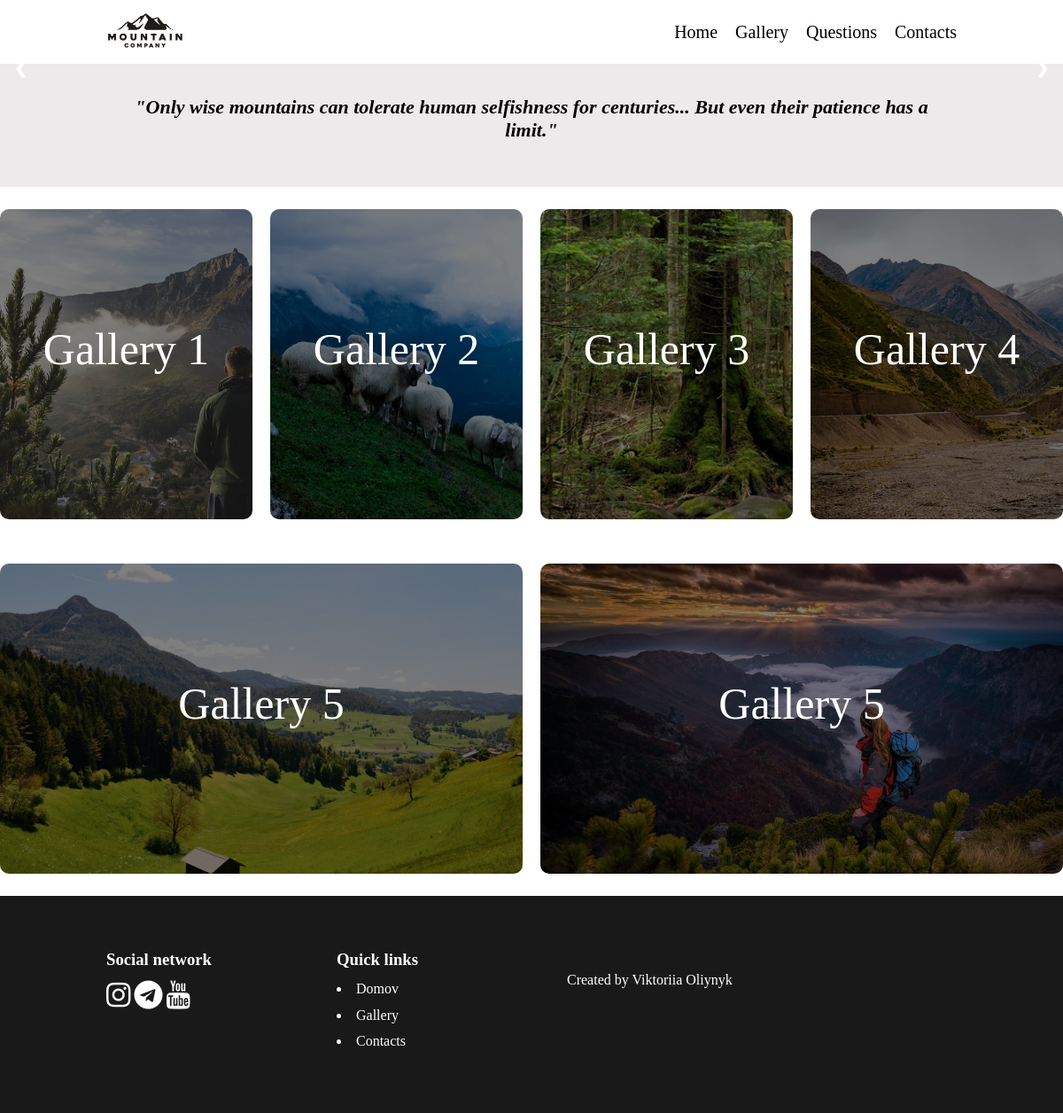
/templates/gallery.php, run on the app's committed database.
### tables this page shows
CREATE TABLE `gallery` (
  `id` int(11) NOT NULL,
  `image` varchar(250) NOT NULL,
  `name` varchar(250) NOT NULL,
  `text` text NOT NULL
);

### _inc/classes/Database.php (called while the page is built, shortened)
<?php
    class Database{
        private $host = 'localhost';
        private $db_name = 'sj_project';
        private $user_name = 'root';
        private $password = '';
        protected function db_connection(): PDO {
            try {
                $connection = new PDO("mysql:host=" . $this->host . ";dbname=" . $this->db_name .
                                      ";charset=utf8",
                                      $this->user_name,
                                      $this->password);
                $connection->setAttribute(PDO::ATTR_ERRMODE, PDO::ERRMODE_WARNING);
                $connection->setAttribute(PDO::ATTR_DEFAULT_FETCH_MODE,PDO::FETCH_OBJ);
                return $connection;
            } catch(PDOException $e) {
                die("Database connection error: " . $e->getMessage());
            }
        }
    }
?>

### _inc/classes/Gallery.php (called while the page is built, shortened)
<?php
    class Gallery extends Database{
        private $db;
        public function __construct(){
            $this->db = $this->db_connection();
        }
        public function select(){
            try{
                $sql = "SELECT * FROM gallery";
                $query =  $this->db->query($sql);
                $gallery = $query->fetchAll();
                return $gallery;
            }catch(PDOException $e){
                echo $e->getMessage();
            }
        }
    }
?>

### templates/gallery.php (the view)
<?php
include_once('partials/header.php');
?>
    <main>
    <?php
          $headings = array("I love peaks as individuals, as equal parts of a larger whole.", "I'm not going to conquer the mountains - they are as much a part of the world as people. Im conquering myself.");
          $img_folder = '../assets/img/carousel/';
          generate_slides($headings, $img_folder);
        ?>
        <section class="container cont">
            <div class="row_text">
              <div class="col-100 text-center">
                  <p class="bottom_text"><strong><em>"Only wise mountains can tolerate human selfishness for centuries... But even their patience has a limit."</em></strong></p>
              </div>
            </div>
        </section>
        <?php
        $gallery_object = new Gallery();
        $gallery = $gallery_object->select();
        for ($i = 0; $i < count($gallery); $i++) {
            $temp_i = $i + 1;
            if ($temp_i % 4 == 1) {
                echo '<div class="row">';
            }
            echo '<div class="col-50 gallery text-white text-center" style="background-image: url(\''.$gallery[$i]->image.'\');">';
            echo '<a href="">'.$gallery[$i]->name.'</a>';
            echo '</div>';
            if ($temp_i % 4 == 0 || $temp_i == count($gallery)) {
                echo '</div>';
            }
        }
        ?>
    </main>
    <?php
    include_once('partials/footer.php')
  ?>

### templates/partials/header.php (shortened to what this page needs)
<?php
    require_once('../_inc/functions.php');
?>
<!DOCTYPE html>
<html lang="en">
<head>
    <?php
       $page_name = basename($_SERVER["SCRIPT_NAME"],'.php');
       $page_object = new Page($page_name);
       $page_object->add_stylesheet();
  ?>
</head>
<body>
    <header class="container main-header">
        <div>
            <a href="home.php">
                <img src="../assets/img/logo.jpg" height="40">
            </a>
        </div>
        <nav class="main-nav">
            <ul class="main-menu" id="main-menu">
            <?php
                $pages = array('Home'=>'home.php',
                'Gallery'=>'gallery.php',
                'Questions'=>'questions.php',
                'Contacts'=>'contacts.php'
                );
                $menu_object = new Menu($pages);
                echo($menu_object->generate_menu());
            ?>
            </ul>
        </nav>
    </header>

### _inc/classes/Page.php (shortened to what this page needs)
<?php
    class Page{
        function add_stylesheet() {
            echo '<link rel="stylesheet" href="../assets/css/style.css">';
            echo '<link rel="stylesheet" href="https://cdnjs.cloudflare.com/ajax/libs/font-awesome/4.7.0/css/font-awesome.min.css">';
            echo '<link rel="stylesheet" href="../assets/css/slider.css">';
            $page_name = basename($_SERVER["SCRIPT_NAME"], '.php');
            switch($page_name){
                case 'gallery':
                    echo '<link rel="stylesheet" href="../assets/css/gallery.css">';
                    break;
            }
        }
    }
?>

### _inc/classes/Menu.php
<?php
    class Menu{
        private $pages;
        public function __construct($pages)
        {
            $this->pages = $pages;
        }
        function generate_menu(): string{
            $menuItems = '';
            foreach($this->pages as $page_name => $page_url){
                $menuItems .= '<li><a href="' . $page_url . '">' . $page_name . '</a></li>';
            }
            return $menuItems;
        }
    }
?>

### _inc/functions.php (shortened to what this page needs)
<?php
function generate_slides(array $headings, string $img_folder) {
    echo('<section class="slides-container">');
    echo('<a id="prev" class="prev">❮</a>
    <a id="next" class="next">❯</a>
    </section>');
}
?>

### templates/partials/footer.php (shortened to what this page needs)
<footer class="container bg-dark text-white">
    <div class="row">
      <div class="col-25">
        <h3>Social network</h3>
        <a href="#"><i class="fa fa-instagram fa-2x" aria-hidden="true"></i></a>
        <a href="#"><i class="fa fa-telegram fa-2x" aria-hidden="true"></i></a>
        <a href="#"><i class="fa fa-youtube fa-2x" aria-hidden="true"></i></a>
      </div>
      <div class="col-25">
        <h3>Quick links</h3>
        <?php
           $pages = array('Domov'=>'home.php',
           'Gallery'=>'gallery.php',
           'Contacts'=>'contacts.php'
           );
           $menu_object = new Menu($pages);
           echo($menu_object->generate_menu());
        ?>
      </div>
    <div class="row">
      Created by Viktoriia Oliynyk
    </div>
</footer>
</html>

### assets/css/style.css (style rules this page uses)
html { box-sizing: border-box; }
* { box-sizing: inherit; margin: 0; }
body { font-family: cursive; }
h1,h2,h3,p,a,li { margin-bottom: 0.7em; }
.gallery { text-align: center; font-size: 50px; }
a { text-decoration: none; color: inherit; }
header { top:0; left:0; right:0; height:40px; display: flex; align-items: center; justify-content: space-between; background-color: white; z-index: 1; max-width: 100%; }
.main-menu li { display:inline; margin-left: 20px; }
.main-menu li a { text-decoration: none; color:black; font-size: 20px; }
.container { padding:3% 10% 3% 10%; }
.cont { background-color: #e2dfdfa7; }
.row { display:flex; flex-direction: row; padding: 25px 0px; gap:20px; }
.row .col-25 { width:25%; }
.row .col-50 { width:50%; }
.text-center { text-align:center; }
.bottom_text { font-size: 22px; }
.bg-dark { background-color:rgb(25, 25, 25); }
.text-white { color:white; }

### assets/css/slider.css (style rules this page uses)
.slides-container { position: relative; width: 100%; max-width: 100%; height: auto; }
.prev, .next { cursor: pointer; position: absolute; top: 50%; width: auto; padding: 16px; margin-top: -22px; color: white; font-weight: bold; font-size: 18px; transition: 0.6s ease; border-radius: 0 3px 3px 0; user-select: none; }
.next { right: 0; border-radius: 3px 0 0 3px; }

### assets/css/gallery.css (style rules this page uses)
.gallery { height:350px; background-size:cover; display:flex; align-items: center; justify-content: center; border-radius: 10px; background-color: rgba(0,0,0,0.5); background-blend-mode: darken; }

### data on the page
gallery: image (picture), name "Gallery 1"
gallery: image (picture), name "Gallery 2"
gallery: image (picture), name "Gallery 3"
gallery: image (picture), name "Gallery 4"
gallery: image (picture), name "Gallery 5"
gallery: image (picture), name "Gallery 5"

### other printed values
$page_name "Home"
$page_name "Gallery"
$page_name "Questions"
$page_name "Contacts"
$page_name "Domov"
